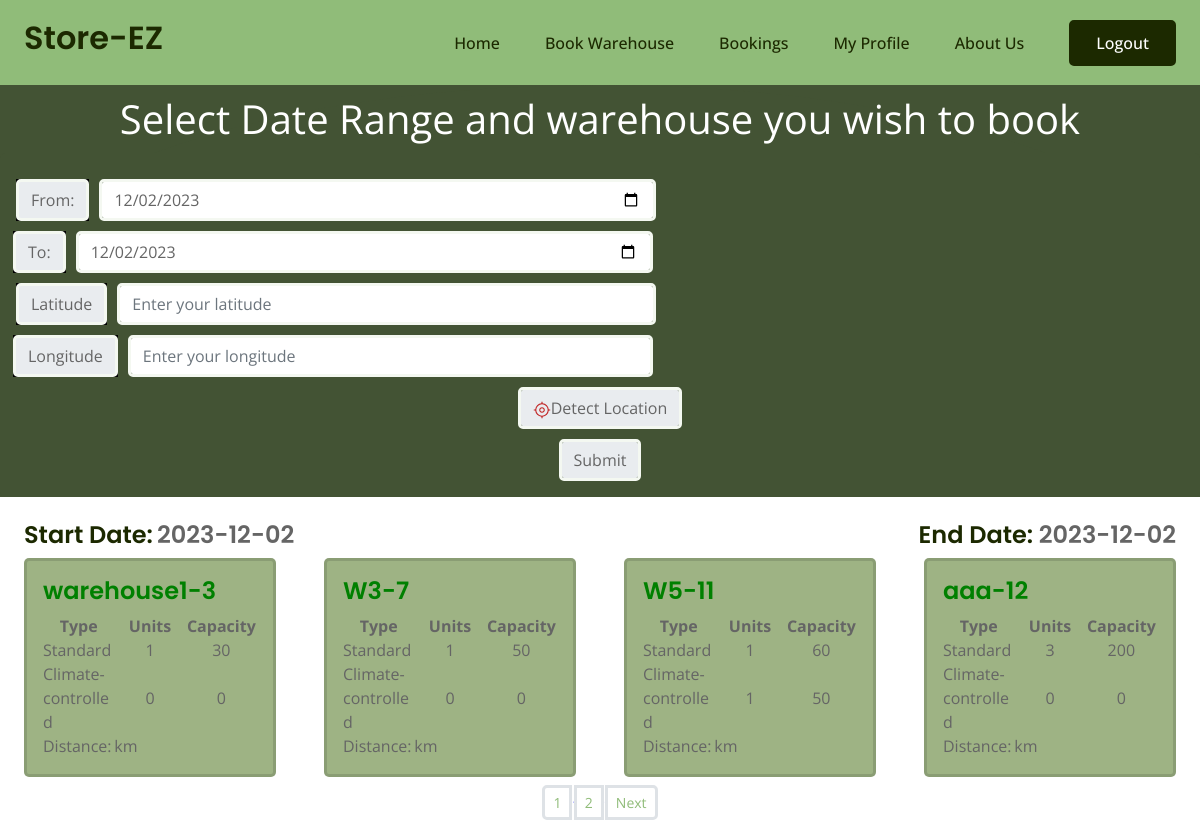
Page /farmer/search (signed in) on the committed database.
### mainapp/models.py (models this page shows)
class Warehouse(models.Model):
    name = models.CharField(max_length=100)
    address = models.TextField()
    city = models.CharField(max_length=100)
    state = models.CharField(max_length=100)
    poc_name = models.CharField(max_length=100, null=True)
    poc_phone_no = models.DecimalField(max_digits=10, decimal_places=0)
    owner = models.ForeignKey(Warehouse_owner, on_delete=models.CASCADE)
    image = models.ImageField(default="images/default_warehouse_image.jpg",upload_to="images/warehouse/",blank=True,null=True)
    latitude = models.FloatField(default=23.1862737352)
    longitude = models.FloatField(default = 72.6283225558)
    def __str__(self):
        return f'{self.name}'

### farmer/views.py (the view, shortened to what this page needs)
# urls.py: path("farmer/search",views.search,name='search'),
@login_required(login_url='login')
def search(request):
    start_date = request.GET.get('startdate','')
    end_date = request.GET.get('enddate', '')
    latitude = request.GET.get('latitude','')
    longitude = request.GET.get('longitude','')
    if (not start_date and end_date) or (not end_date and start_date) or start_date > end_date:
        messages.error(request, "Invalid Dates")
        context = {'startdate':date.today().strftime('%Y-%m-%d'), 'enddate':date.today().strftime('%Y-%m-%d')}
    else:
        if start_date == '':
            start_date = date.today().strftime('%Y-%m-%d')
        if end_date == '':
            end_date = date.today().strftime('%Y-%m-%d')
        booked_units = Booking.objects.filter(start_date__lte=end_date,end_date__gte=start_date). \
            values_list('unit', flat=True).exclude(unit=None).distinct()
        warehouses = Warehouse.objects.all()
        warehouses_with_unit = []
        for warehouse in warehouses:
            units = warehouse.unit_set.exclude(id__in=booked_units.values_list('unit'))
            hot_units = 0
            cold_units = 0
            hot_capacity = 0
            cold_capacity = 0
            if len(units) > 0:
                for x in units:
                    if x.type == "Hot":
                        hot_units += 1
                        hot_capacity += x.capacity
                    else:
                        cold_units += 1
                        cold_capacity += x.capacity
            if len(units) > 0:
                warehouses_with_unit.append({'warehouse': warehouse, 'hot_units': hot_units, 'hot_capacity':hot_capacity, 'cold_units':cold_units, 'cold_capacity':cold_capacity, 'latitude':warehouse.latitude, 'longitude':warehouse.longitude})
        nearby_warehouse_list = []
        if latitude != '' and longitude != '':
            latitude = float(latitude)
            longitude = float(longitude)
            for w in warehouses_with_unit:
                curr_dist = computeDistance(w['latitude'], w['longitude'], latitude, longitude)
                w['distance'] = round(curr_dist, 2)
                nearby_warehouse_list.append(w)
            nearby_warehouse_list.sort(key=sortFunc)
        else:
            nearby_warehouse_list = warehouses_with_unit
        print(nearby_warehouse_list)
        paginator = Paginator(nearby_warehouse_list, 4)  # Show 16 Bookings per page.
        page_number = request.GET.get("page")
        page_obj = paginator.get_page(page_number)
        count=Warehouse.objects.count()
        nums= "." *page_obj.paginator.num_pages
        context={
            "data": page_obj, # Keep it data as 'data' is used in template more than one place
            'nums':nums,
            'startdate':start_date,
            'enddate':end_date,
            'latitude':latitude,
            'longitude':longitude,
        }
    return render(request,'farmer/search.html',context)

### farmer/templates/farmer/search.html (shortened to what this page needs)
{% extends 'farmerbase.html' %}
{% load static %}
{% block css %}
    <link rel="stylesheet" href="{% static 'farmer/css/cascade.css' %}" />
{% endblock %}
{% block content %}
<div class="outer-box container-fluid " >
    <div class="bg-dgreen">
        <div class="bg-dgreen py4 d-flex flex-column justify-content-end align-items-center mb-4 rempad">
            <div class="font-large py-1">Select Date Range and warehouse you wish to book</div>
            <div class="w-100">
                <form method="GET" action="" class="card card-body bg-dgreen border-none">
                <div class="form-group row">
                        <div class="input-group col-md-5 mx-auto text-center" style="display:flex; justify-content:space-between;">
                            <div class="fwidth">
                            <div class="input-group-prepend">
                                <span class="input-group-text" id="date13-label">From:</span>
                            </div>
                            <input type="date" name="startdate" id="startdate" class="form-control datepicker" value="{{startdate}}">
                        </div>
                            <div class="fwidth">
                            <div class="input-group-prepend">
                                <span class="input-group-text" id="date14-label">To:</span>
                            </div>
                            <input  type="date" name="enddate" id="startdate" class="form-control datepicker" value="{{enddate}}" aria-labelledby="date14-label">
                        </div>
                        </div>
                        <div class="user-details input-group col-md-5 mx-auto text-center" style="display:flex; justify-content:space-between;">
                            <div class="fwidth">
                                <div class="input-group-prepend">
                                    <label class="input-group-text">Latitude</label>
                                </div>
                                    <input
                                        type="number"
                                        step="any"
                                        name="latitude"
                                        id="latitude"
                                        value="{{latitude}}"
                                        placeholder="Enter your latitude"
                                        required
                                        class="form-control datepicker"
                                    />
                            </div>
                            <div class="fwidth">
                                <div class="input-group-prepend">
                                    <label class="input-group-text">Longitude</label>
                                </div>
                                    <input
                                    type="number"
                                    step="any"
                                    name="longitude"
                                    id="longitude"
                                    value="{{longitude}}"
                                    placeholder="Enter your longitude"
                                    required
                                    class="form-control datepicker"
                                />
                            </div>
                        </div>
                        <div class="" style="display:flex; justify-content:center;margin-top:10px;">
                            <div class="input-box Detect-location ">
                                <button class="button-8 form-control datepicker" type='button'>
                                    <span
                                        ></span
                                    >Detect Location
                                </button>
                            </div>
                        </div>
                        <div class="" style="display:flex; justify-content:center;margin-top:10px;">
                            <div class="">
                                <input type="submit" class="form-control datepicker">
                            </div>
                        </div>
                </div>
            </form>
        </div>
        </div>
    </div>
    <div style="display:flex; flex-direction:row; justify-content:space-between; margin-left:2%; margin-right:2%">
        <div><h4 style="display:inline">Start Date:</h4> <h4 style="display:inline; color:rgb(101, 101, 101)"> {{startdate}}</h4> </div>
        <div><h4 style="display:inline">End Date:</h4><h4 style="display:inline; color:rgb(101, 101, 101)"> {{enddate}}</h4> </div>
    </div>
    <div class="">
    <div class="row m-0">
        {% for warehouse_data in data %}
            <div class="card col-9 my-2 bg-green px-0 card-col">
                <div class="card-body">
                    <h4 class="card-title">
                    <a id="my_card_title" href="{% url 'book' id=warehouse_data.warehouse.id start=startdate end=enddate %}">{{warehouse_data.warehouse.name}}-{{warehouse_data.warehouse.id}}</a></h4>
                    <table>
                        <tr>
                            <th class="th-heading" style="text-align:center">Type </th>
                            <th class="th-heading" style="text-align:center">Units </th>
                            <th class="th-heading" style="text-align:center">Capacity</th>
                        </tr>
                        <tr style="padding-bottom:15px;">
                            <td>Standard</th>
                            <td class="td-value" style="text-align:center">{{warehouse_data.hot_units}}</th>
                            <td class="td-value" style="text-align:center">{{warehouse_data.hot_capacity}}</th>
                        </tr>
                        <tr>
                            <td>Climate-controlled </th>
                            <td class="td-value" style="text-align:center">{{warehouse_data.cold_units}}</th>
                            <td class="td-value" style="text-align:center">{{warehouse_data.cold_capacity}}</th>
                        </tr>
                        <tr>
                            <td>Distance:</td>
                            <td>{{warehouse_data.distance |floatformat:"2" }} km</td>
                        </tr>
                    </table>
                </div>
            </div>
        {% endfor %}
    </div>
</div>
<nav aria-label="..."style="color: blue;">
    <ul class="pagination pagination-sm justify-content-center" ">
        {%for i in nums %}
        <li class="page-item "><a class="page-link" href="?page={{forloop.counter}}&startdate={{startdate}}&enddate={{enddate}}&latitude={{latitude}}&longitude={{longitude}}">{{forloop.counter}}</a></li>{{i}}
        {%endfor%}
        <li class="page-item disabled><a href="#" class="page-link">{% if data.has_next %}</a></li>
        <li class="page-item"><a class="page-link" href="?page={{data.next_page_number}}&startdate={{startdate}}&enddate={{enddate}}&latitude={{latitude}}&longitude={{longitude}}">Next</a> </li>
        {% endif %}
    </ul>
</nav>
{% endblock %}

### static/css/base.css (style rules this page uses)
* { margin:0; padding:0; box-sizing:border-box; }

### farmer/static/farmer/css/cascade.css (style rules this page uses)
.outer-box { padding-left: 0%; padding-right: 0%; }
.bg-dgreen { background-color: #435334; }
.bg-green { background-color: #9EB384; }
.font-large { color: white; font-size: 2.5em; text-align: center; }
.border-none { border: none; }
.rempad { border-radius: 50%; }
table { table-layout: fixed ; width: 100% ; }
td { width: 33% ; }
.td-value { text-align: center; }

### rows in the picture
Warehouse: warehouse.name "warehouse1", warehouse.id "3", hot_units "1", hot_capacity "30", cold_units "0", cold_capacity "0"
Warehouse: warehouse.name "W3", warehouse.id "7", hot_units "1", hot_capacity "50", cold_units "0", cold_capacity "0"
Warehouse: warehouse.name "W5", warehouse.id "11", hot_units "1", hot_capacity "60", cold_units "1", cold_capacity "50"
Warehouse: warehouse.name "aaa", warehouse.id "12", hot_units "3", hot_capacity "200", cold_units "0", cold_capacity "0"

### other values in the picture
{{ startdate }} "2023-12-02"
{{ enddate }} "2023-12-02"
{{ i }} "."
